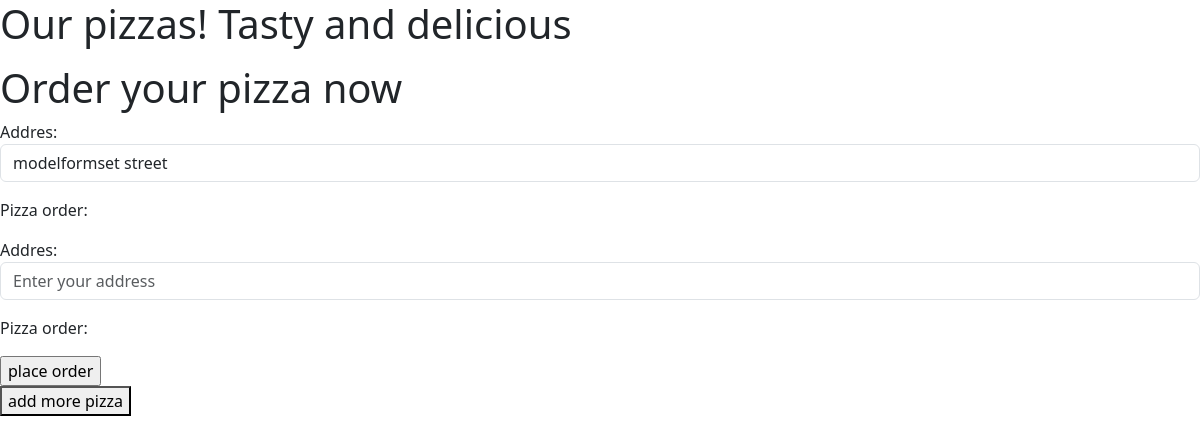
/createmodelorder/, run on an earlier commit of the app's database.
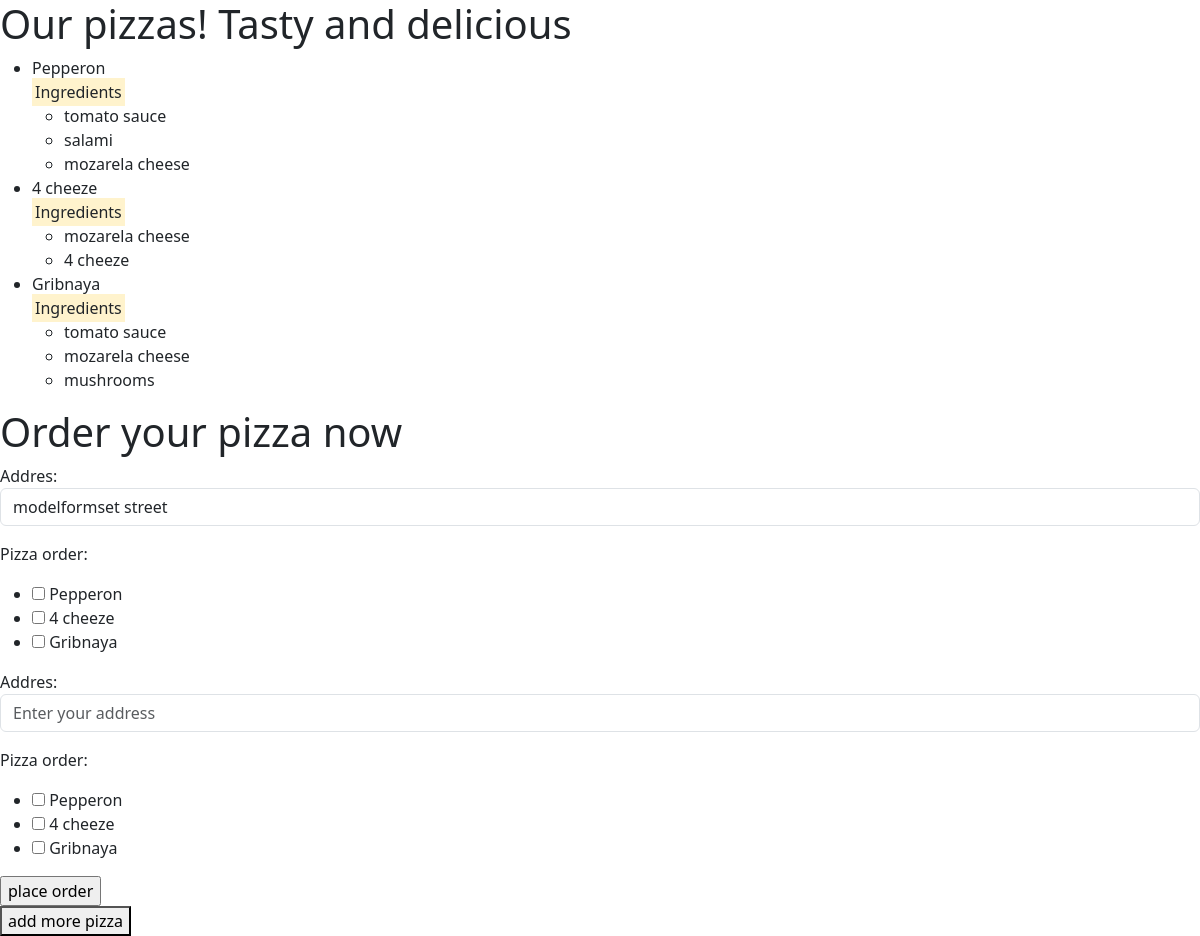
And on a later commit of the database.
### pizza/models.py (models this page shows, shortened)
class PizzaModel(models.Model):
    name = models.CharField(max_length=50)
    name_slug = models.SlugField(blank=True, null=True)
    toppings = models.ManyToManyField(ToppingsModel, verbose_name='toppings')
    class Meta:
        verbose_name = 'My pizza recipes'
        verbose_name_plural = 'Pizza recipes'
    def __str__(self):
        toppings = [i.name for i in self.toppings.all()]
        return f'{self.name}'

class ToppingsModel(models.Model):
    name = models.CharField(max_length=50)
    class Meta:
        verbose_name = 'Toppings'
        verbose_name_plural = 'Toppings'

### order/views.py (the view)
# urls.py: path('createmodelorder/', create_model_order, name='createmodelorder'),
def create_model_order(request, *args, **kwargs):
    pizzas = PizzaModel.objects.all()
    OrderFormSet = modelformset_factory(
        OrderModel,
        form=CreateOrderModelForm,
        extra=2)
    model_form = OrderFormSet(
        request.POST or None,
        queryset=OrderModel.objects.none(),
        initial=[{
            'addres': 'modelformset street',
       }])
    context = {
        'pizzas': pizzas,
        'modelform': model_form
    }
    return render(request, 'order/create_model_order.html', context=context)

### templates/order/create_model_order.html (shortened to what this page needs)
{% extends "base.html" %}
{% block content %}
    <h1>Our pizzas! Tasty and delicious</h1>
    <ul>
        {% for i in pizzas %}
            <li>{{ i.name }}
                <div>
                <mark>Ingredients</mark>
                </div>
                <ul>
                    {% for j in i.toppings.all %}
                        <li>{{ j.name }}</li>
                    {% endfor %}
                </ul>
            </li>
        {% endfor %}
    </ul>
    <h1>Order your pizza now</h1>
    <form action="" method="post" class="form">
        {{ modelform.as_p }}
        <input type="submit" class="order" value="place order">
    </form>
    <button class="more">add more pizza </button>
{% endblock %}

What changed in the data, as far as the page shows it:
added PizzaModel: name "Pepperon"
added ToppingsModel: name "tomato sauce"
added ToppingsModel: name "salami", shown under "Pepperon"
added ToppingsModel: name "mozarela cheese"
added PizzaModel: name "4 cheeze"
added ToppingsModel: name "4 cheeze"
added PizzaModel: name "Gribnaya"
added ToppingsModel: name "mushrooms", shown under "Gribnaya"
Also different on the page:
form field as_p: (not shown) → "☐ ☐ ☐"
text no longer shown: "Addres: Pizza order: Addres: Pizza order:"
text now shown: "Addres: Pizza order: Pepperon 4 cheeze Gribnaya Addres: Pizza order: Pepperon 4 cheeze Gribnaya"
